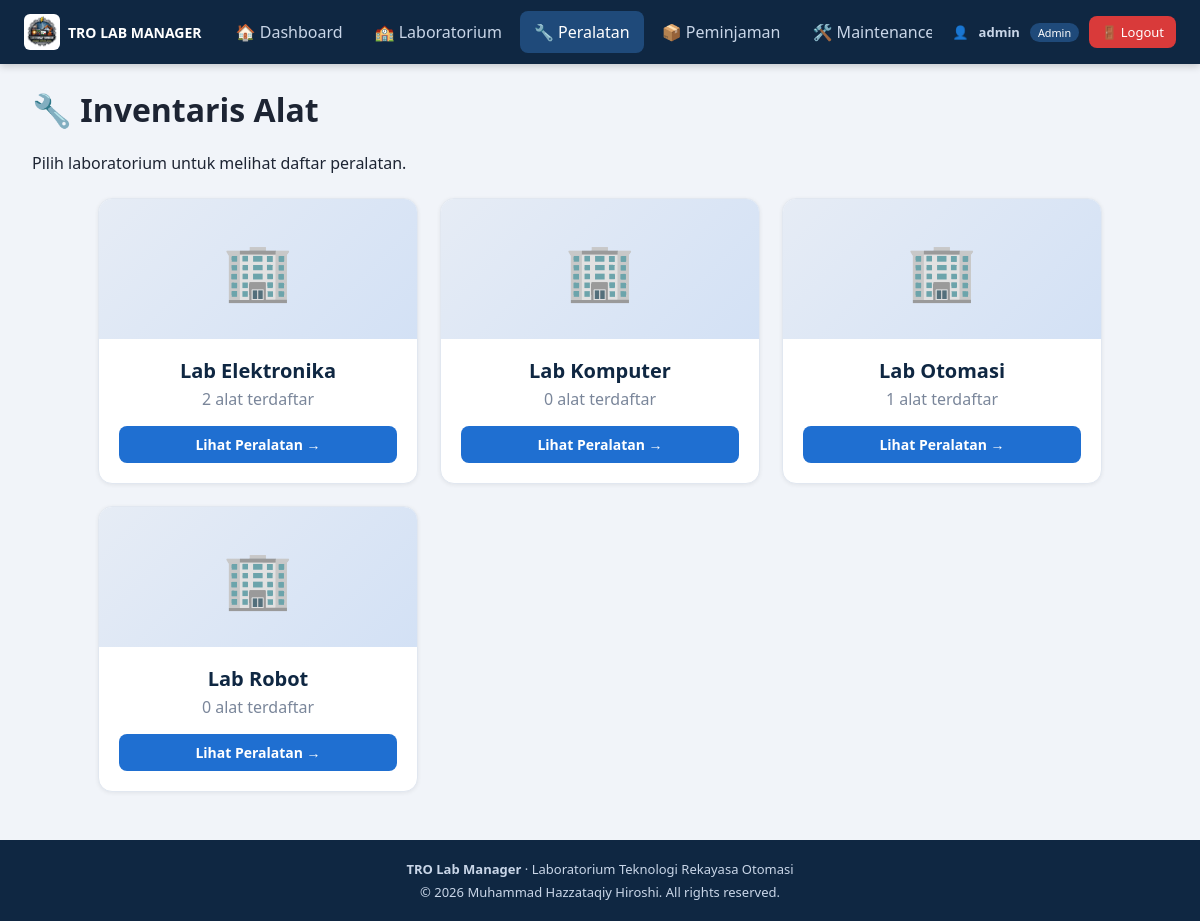
The page /equipment (signed in) on the database its author committed.
### tables this page shows
CREATE TABLE settings(key TEXT PRIMARY KEY, value TEXT);

CREATE TABLE labs(id INTEGER PRIMARY KEY, nama TEXT, lokasi TEXT, kapasitas INTEGER,
        deskripsi TEXT, foto TEXT, status_manual TEXT);

### BACKEND/app.py (the view)
@app.route("/equipment")
def equipment():
    lab = request.args.get("lab", "").strip()
    kw, st = request.args.get("q", ""), request.args.get("status", "")
    names = {r["nama"] for r in q("SELECT nama FROM labs")}
    names |= {r["lokasi"] for r in q("SELECT DISTINCT lokasi FROM equipment") if r["lokasi"]}
    labs = sorted(names)
    lab_counts = {r["lokasi"]: r["c"] for r in q("SELECT lokasi, COUNT(*) c FROM equipment GROUP BY lokasi")}
    items = []
    if lab:
        sql = "SELECT * FROM equipment WHERE lokasi=? AND (nama LIKE ? OR kode LIKE ?)"
        args = [lab, f"%{kw}%", f"%{kw}%"]
        if st:
            sql += " AND status=?"; args.append(st)
        items = q(sql + " ORDER BY kode", args)
    return render_template("equipment.html", labs=labs, lab_counts=lab_counts,
                           items=items, kw=kw, st=st)

### BACKEND/app.py (called while the page is built)
def db():
    if "db" not in g:
        g.db = sqlite3.connect(DB)
        g.db.row_factory = sqlite3.Row
    return g.db

def q(sql, args=(), one=False):
    rows = db().execute(sql, args).fetchall()
    return (rows[0] if rows else None) if one else rows

@app.context_processor
def inject_settings():
    return {"S": {r["key"]: r["value"] for r in q("SELECT * FROM settings")}}

@app.before_request
def require_login():
    ep = request.endpoint
    if ep in ("login", "register", "static"):
        return
    if not session.get("user"):
        return redirect(url_for("login"))
    if ep in ADMIN_ONLY and not is_admin():
        flash("Akses ditolak: aksi ini hanya untuk Admin.", "err")
        return redirect(url_for("dashboard"))

### FRONTEND/templates/equipment.html (shortened to what this page needs)
{% extends "base.html" %}
{% block content %}
<h1>🔧 Inventaris Alat</h1>
{% if not request.args.get('lab') %}
  <p>Pilih laboratorium untuk melihat daftar peralatan.</p>
  <div class="lab-grid">
    {% for lab in labs %}
      <a class="lab-card"
         href="{{ url_for('equipment', lab=lab) }}">
        <div class="lab-icon">🏢</div>
        <h2>{{ lab }}</h2>
        <p>{{ lab_counts.get(lab, 0) }} alat terdaftar</p>
        <span class="lab-link">Lihat Peralatan →</span>
      </a>
    {% else %}
      <p>Belum ada laboratorium atau peralatan.</p>
    {% endfor %}
  </div>
{% endif %}
{% endblock %}

### FRONTEND/templates/base.html (shortened to what this page needs)
<!DOCTYPE html>
<html lang="id"><head><meta charset="UTF-8"><meta name="viewport" content="width=device-width,initial-scale=1">
<link rel="stylesheet" href="{{ url_for('static', filename='style.css') }}"></head>
<body>
<header class="topbar">
  <div class="brand">
    {% if S.logo %}<img src="{{ url_for('static', filename='uploads/' + S.logo) }}" alt="logo">{% else %}<span class="ico">🤖</span>{% endif %}
    <b>TRO LAB MANAGER</b>
  </div>
  <nav>
    {% for ep, label, adm in [('dashboard','🏠 Dashboard',false),('labs','🏫 Laboratorium',false),('equipment','🔧 Peralatan',false),('borrowing','📦 Peminjaman',false),('maintenance','🛠️ Maintenance',false),('schedule','📅 Jadwal',false),('settings','⚙️ Settings',true)] %}
    {% if session.role == 'Admin' or not adm %}
    <a href="{{ url_for(ep) }}" class="{{ 'on' if request.endpoint == ep }}">{{ label }}</a>
    {% endif %}
    {% endfor %}
  </nav>
  <div class="userbox">
    👤 <b>{{ session.user }}</b> <small>{{ session.role }}</small>
    <a class="logout" href="{{ url_for('logout') }}" onclick="return confirm('Yakin ingin logout?')">🚪 Logout</a>
  </div>
</header>
<main>
  {% block content %}{% endblock %}
</main>
<footer class="footer">
  <b>TRO Lab Manager</b> · {{ S.nama_lab }}<br>
  © <span id="yr">2026</span> Muhammad Hazzataqiy Hiroshi. All rights reserved.
</footer>
</body></html>

### FRONTEND/static/style.css (style rules this page uses)
* { box-sizing:border-box }
body { margin:0;font-family:Segoe UI,Arial,sans-serif;background:#f1f4f9;color:#1d2433;display:flex;flex-direction:column;min-height:100vh }
.topbar { background:#0f2742;color:#fff;display:flex;align-items:center;gap:20px;padding:0 24px;min-height:64px;position:sticky;top:0;z-index:10;box-shadow:0 2px 8px #0003 }
.brand { display:flex;align-items:center;gap:8px;font-size:14px;white-space:nowrap }
.brand img { width:36px;height:36px;object-fit:contain;border-radius:6px;background:#fff }
.topbar nav { display:flex;gap:4px;flex:1;overflow-x:auto }
.topbar nav a { color:#c9d6e8;text-decoration:none;padding:10px 14px;border-radius:8px;white-space:nowrap }
.topbar nav a:hover,.topbar nav a.on { background:#1f4a7a;color:#fff }
.userbox { display:flex;align-items:center;gap:10px;font-size:13px;color:#c9d6e8;white-space:nowrap }
.userbox small { background:#1f4a7a;color:#fff;padding:2px 8px;border-radius:10px }
.userbox a.logout { background:#d93a3a;color:#fff;padding:7px 12px;border-radius:8px;text-decoration:none }
main { flex:1;width:100%;max-width:1280px;margin:0 auto;padding:24px 32px }
h1 { margin-top:0 }
.footer { background:#0f2742;color:#c9d6e8;text-align:center;padding:18px 24px;font-size:13px;line-height:1.7 }
.lab-card { background:#fff;border-radius:14px;overflow:hidden;box-shadow:0 1px 4px #0001;display:flex;flex-direction:column }
.lab-grid { display:grid;grid-template-columns:repeat(auto-fit,minmax(260px,320px));justify-content:center;gap:22px;margin:24px 0 }
.lab-grid .lab-card { padding:0;align-items:stretch;text-align:center;color:#1d2433;text-decoration:none;cursor:pointer;border:1px solid #e1e7f0;border-radius:14px;overflow:hidden;box-shadow:0 1px 4px #0001;transition:transform .2s,box-shadow .2s,border-color .2s }
.lab-icon { display:flex;align-items:center;justify-content:center;height:140px;font-size:56px;line-height:1;background:linear-gradient(135deg,#e6ecf5,#d3e1f5) }
.lab-grid .lab-card h2 { margin:18px 16px 4px;font-size:20px;color:#0f2742 }
.lab-grid .lab-card p { margin:0 16px;color:#7a869a }
.lab-link { display:block;margin:16px 20px 20px;padding:9px 12px;border-radius:8px;background:#1f6fd1;color:#fff;font-weight:600;font-size:14px;text-align:center }

### rows shown on the page
settings: value (picture)
labs: nama "Lab Elektronika", get "2"
labs: nama "Lab Komputer", get "0"
labs: nama "Lab Otomasi", get "1"
labs: nama "Lab Robot", get "0"
settings: nama_lab "Laboratorium Teknologi Rekayasa Otomasi"

### other values the page prints
{{ label }} "🏠 Dashboard" "🏫 Laboratorium" "🔧 Peralatan" "📦 Peminjaman" "🛠️…"
{{ session.user }} "admin"
{{ session.role }} "Admin"
